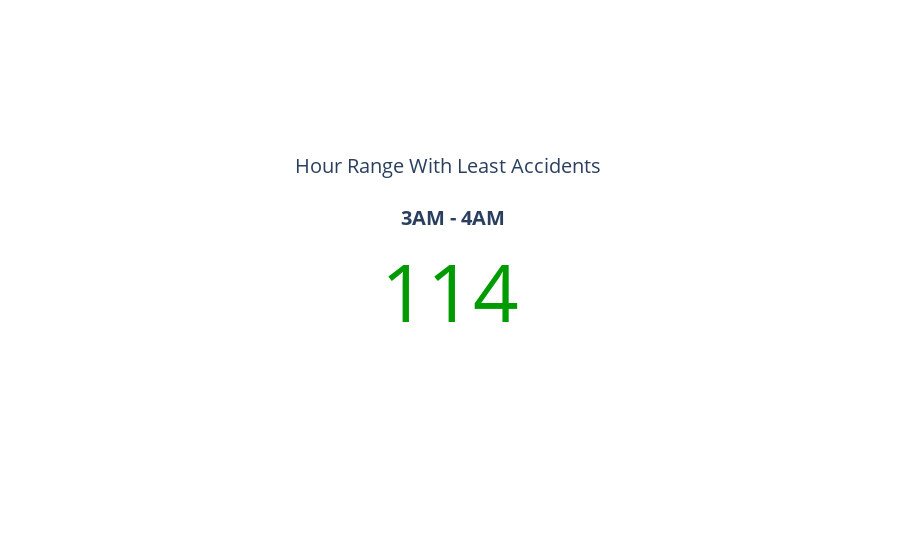

Notebook code for this chart:
### Code cell
# Hr range with least crashes
n_crashes = int(hourly_accidents[hourly_accidents['Hour Range'] == '3AM-4AM']['Total Accidents'])
fig = go.Figure(go.Indicator(
    mode = "number",
    value = n_crashes,
    title = {"text": "Hour Range With Least Accidents <br><br><b> 3AM - 4AM<b>", "font": {"size": 20}},
    number = {'font_color':'#009b00'}
))

fig.show()

### Figure 1 — Plotly figure (JSON) as saved in the notebook; plotly's stock layout.template omitted (floating-point values rounded to 4 significant figures)
{"data": [{"mode": "number", "number": {"font": {"color": "#009b00"}}, "title": {"font": {"size": 20}, "text": "Hour Range With Least Accidents <br><br><b> 3AM - 4AM<b>"}, "type": "indicator", "value": 114}], "layout": {}}
